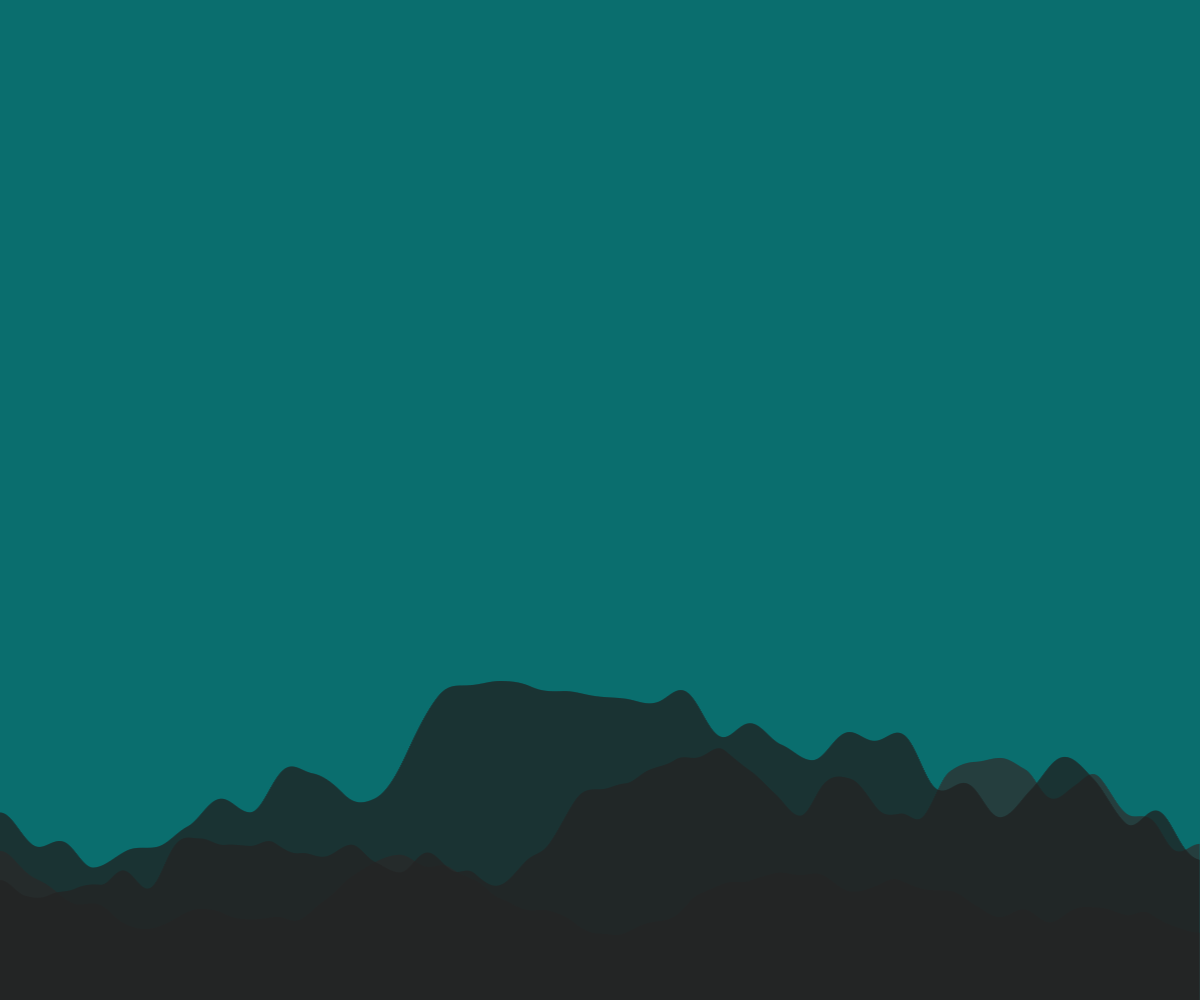
Frame 1 (no input)
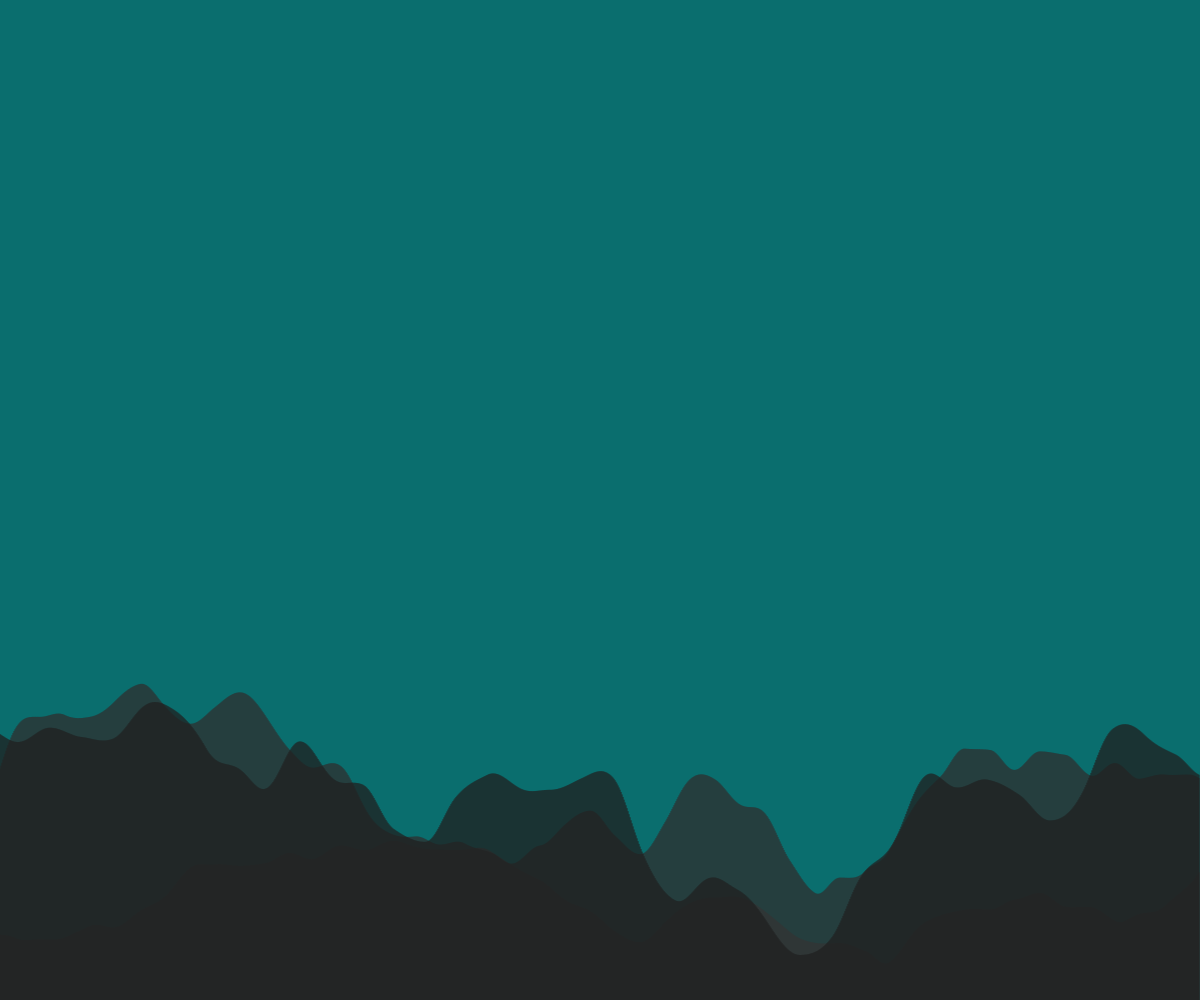
Frame 2 (the mouse pressed at the canvas centre, redrawn once)

The p5.js sketch that drew these frames (run headless with seeded random() and noise() and a simulated clock; the mouse was pressed at the canvas centre and the sketch redrawn once):

// p5.js sketch
// ── sketch.js
//starting reference
let offset = 0.0;


function setup() {
  createCanvas(windowWidth, windowHeight);//width and height of canvas
  noLoop();
}

function draw() {
  background(10,110,110);//background color of canvas


  stroke(69);  //darker color
    for (let i = 0; i < width; i = i + 1){

    let lineh = height - noise(offset)*222;
    line(i,height,i,lineh);
    offset = offset + 0.005;
      }

  stroke(47);
    for (let i = 0; i < width; i = i + 1){

    let lineh = height - noise(offset)*397;
    line(i,height,i,lineh);
    offset = offset + 0.005;
      }

  stroke(33);//ligher color
    for (let i = 0; i < width; i = i + 1){

    let lineh = height - noise(offset)*477;
    line(i,height,i,lineh);
    offset = offset + 0.004;
      }

}
